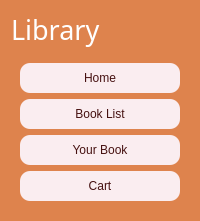
        <widget class="QWidget" name="LeftMenu" native="true">
         <property name="sizePolicy">
          <sizepolicy hsizetype="Expanding" vsizetype="Expanding">
           <horstretch>0</horstretch>
           <verstretch>0</verstretch>
          </sizepolicy>
         </property>
         <property name="minimumSize">
          <size>
           <width>100</width>
           <height>0</height>
          </size>
         </property>
         <property name="maximumSize">
          <size>
           <width>300</width>
           <height>16777215</height>
          </size>
         </property>
         <property name="styleSheet">
          <string notr="true">background-color: #DE834D;</string>
         </property>
         <layout class="QVBoxLayout" name="verticalLayout_6">
          <item>
           <widget class="QLabel" name="label_19">
            <property name="minimumSize">
             <size>
              <width>0</width>
              <height>0</height>
             </size>
            </property>
            <property name="font">
             <font>
              <family>Freestyle Script</family>
              <pointsize>20</pointsize>
              <weight>50</weight>
              <italic>false</italic>
              <bold>false</bold>
             </font>
            </property>
            <property name="styleSheet">
             <string notr="true">color: white;
font: 20pt &quot;Freestyle Script&quot;;
align-content: center;
left-margin: 10px</string>
            </property>
            <property name="text">
             <string>Library</string>
            </property>
           </widget>
          </item>
          <item>
           <widget class="QWidget" name="widget_7" native="true">
            <property name="sizePolicy">
             <sizepolicy hsizetype="Preferred" vsizetype="Expanding">
              <horstretch>0</horstretch>
              <verstretch>0</verstretch>
             </sizepolicy>
            </property>
            <property name="styleSheet">
             <string notr="true">QPushButton {
background-color: #FAEDF0;
border-radius: 10px;
color: #461111

}</string>
            </property>
            <layout class="QVBoxLayout" name="verticalLayout_7">
             <item>
              <widget class="QPushButton" name="home_btn">
               <property name="minimumSize">
                <size>
                 <width>20</width>
                 <height>30</height>
                </size>
               </property>
               <property name="styleSheet">
                <string notr="true">background-color:#FAEDF0</string>
               </property>
               <property name="text">
                <string>Home</string>
               </property>
               <property name="icon">
                <iconset resource="Resource.qrc">
                 <normaloff>:/OrangeIcons/Resource/Orange/home.svg</normaloff>:/OrangeIcons/Resource/Orange/home.svg</iconset>
               </property>
              </widget>
             </item>
             <item>
              <widget class="QPushButton" name="view_btn">
               <property name="minimumSize">
                <size>
                 <width>0</width>
                 <height>30</height>
                </size>
               </property>
               <property name="text">
                <string>Book List</string>
               </property>
               <property name="icon">
                <iconset resource="Resource.qrc">
                 <normaloff>:/OrangeIcons/Resource/Orange/book.svg</normaloff>:/OrangeIcons/Resource/Orange/book.svg</iconset>
               </property>
              </widget>
             </item>
             <item>
              <widget class="QPushButton" name="your_book_btn">
               <property name="minimumSize">
                <size>
                 <width>0</width>
                 <height>30</height>
                </size>
               </property>
               <property name="text">
                <string>Your Book</string>
               </property>
               <property name="icon">
                <iconset resource="Resource.qrc">
                 <normaloff>:/OrangeIcons/Resource/Orange/bookmark.svg</normaloff>:/OrangeIcons/Resource/Orange/bookmark.svg</iconset>
               </property>
              </widget>
             </item>
             <item>
              <widget class="QPushButton" name="cart_btn">
               <property name="minimumSize">
                <size>
                 <width>0</width>
                 <height>30</height>
                </size>
               </property>
               <property name="text">
                <string>Cart</string>
               </property>
               <property name="icon">
                <iconset resource="Resource.qrc">
                 <normaloff>:/OrangeIcons/Resource/Orange/shopping-cart.svg</normaloff>:/OrangeIcons/Resource/Orange/shopping-cart.svg</iconset>
               </property>
              </widget>
             </item>
            </layout>
           </widget>
          </item>
         </layout>
        </widget>
